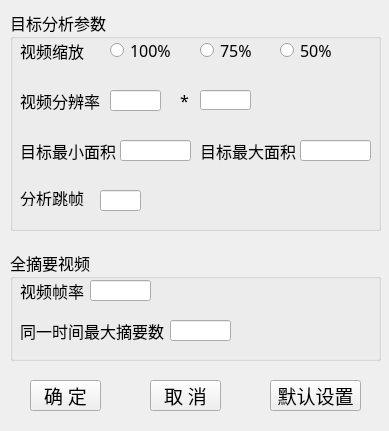
<?xml version="1.0" encoding="UTF-8"?>
<ui version="4.0">
 <class>setting_ui</class>
 <widget class="QWidget" name="setting_ui">
  <property name="geometry">
   <rect>
    <x>0</x>
    <y>0</y>
    <width>389</width>
    <height>431</height>
   </rect>
  </property>
  <property name="font">
   <font>
    <family>宋体</family>
    <pointsize>14</pointsize>
   </font>
  </property>
  <property name="windowTitle">
   <string>设置</string>
  </property>
  <property name="windowIcon">
   <iconset resource="mainwindow.qrc">
    <normaloff>:/MainWindow/Resources/setting.png</normaloff>:/MainWindow/Resources/setting.png</iconset>
  </property>
  <widget class="QPushButton" name="ok_pushbutton">
   <property name="geometry">
    <rect>
     <x>30</x>
     <y>380</y>
     <width>71</width>
     <height>31</height>
    </rect>
   </property>
   <property name="text">
    <string>确 定</string>
   </property>
  </widget>
  <widget class="QPushButton" name="cancel_pushbutton">
   <property name="geometry">
    <rect>
     <x>150</x>
     <y>380</y>
     <width>71</width>
     <height>31</height>
    </rect>
   </property>
   <property name="text">
    <string>取 消</string>
   </property>
  </widget>
  <widget class="QPushButton" name="default_pushbutton">
   <property name="geometry">
    <rect>
     <x>270</x>
     <y>380</y>
     <width>91</width>
     <height>31</height>
    </rect>
   </property>
   <property name="text">
    <string>默认设置</string>
   </property>
  </widget>
  <widget class="QGroupBox" name="objectpramGroupBox">
   <property name="geometry">
    <rect>
     <x>10</x>
     <y>10</y>
     <width>371</width>
     <height>221</height>
    </rect>
   </property>
   <property name="font">
    <font>
     <family>宋体</family>
     <pointsize>12</pointsize>
     <italic>false</italic>
    </font>
   </property>
   <property name="title">
    <string>目标分析参数</string>
   </property>
   <widget class="QLabel" name="label">
    <property name="geometry">
     <rect>
      <x>10</x>
      <y>30</y>
      <width>91</width>
      <height>21</height>
     </rect>
    </property>
    <property name="text">
     <string>视频缩放</string>
    </property>
   </widget>
   <widget class="QRadioButton" name="radiobutton100">
    <property name="geometry">
     <rect>
      <x>100</x>
      <y>30</y>
      <width>61</width>
      <height>21</height>
     </rect>
    </property>
    <property name="toolTip">
     <string>以原尺寸对视频进行分析</string>
    </property>
    <property name="text">
     <string>100%</string>
    </property>
   </widget>
   <widget class="QRadioButton" name="radiobutton75">
    <property name="geometry">
     <rect>
      <x>190</x>
      <y>30</y>
      <width>51</width>
      <height>21</height>
     </rect>
    </property>
    <property name="toolTip">
     <string>以原视频尺寸的75%进行分析，加快分析速度</string>
    </property>
    <property name="text">
     <string>75%</string>
    </property>
   </widget>
   <widget class="QRadioButton" name="radiobutton50">
    <property name="geometry">
     <rect>
      <x>270</x>
      <y>30</y>
      <width>51</width>
      <height>21</height>
     </rect>
    </property>
    <property name="toolTip">
     <string>以原视频尺寸的50%进行分析，进一步加快分析速度</string>
    </property>
    <property name="text">
     <string>50%</string>
    </property>
   </widget>
   <widget class="QLineEdit" name="width_lineedit">
    <property name="geometry">
     <rect>
      <x>100</x>
      <y>80</y>
      <width>51</width>
      <height>21</height>
     </rect>
    </property>
   </widget>
   <widget class="QLineEdit" name="height_lineedit">
    <property name="geometry">
     <rect>
      <x>190</x>
      <y>80</y>
      <width>51</width>
      <height>20</height>
     </rect>
    </property>
   </widget>
   <widget class="QLabel" name="label_2">
    <property name="geometry">
     <rect>
      <x>170</x>
      <y>80</y>
      <width>16</width>
      <height>21</height>
     </rect>
    </property>
    <property name="text">
     <string>*</string>
    </property>
   </widget>
   <widget class="QLabel" name="label_3">
    <property name="geometry">
     <rect>
      <x>10</x>
      <y>130</y>
      <width>101</width>
      <height>21</height>
     </rect>
    </property>
    <property name="text">
     <string>目标最小面积</string>
    </property>
   </widget>
   <widget class="QLineEdit" name="min_area_lineedit">
    <property name="geometry">
     <rect>
      <x>110</x>
      <y>130</y>
      <width>71</width>
      <height>21</height>
     </rect>
    </property>
    <property name="text">
     <string/>
    </property>
   </widget>
   <widget class="QLabel" name="label_4">
    <property name="geometry">
     <rect>
      <x>190</x>
      <y>130</y>
      <width>101</width>
      <height>21</height>
     </rect>
    </property>
    <property name="text">
     <string>目标最大面积</string>
    </property>
   </widget>
   <widget class="QLineEdit" name="max_area_lineedit">
    <property name="geometry">
     <rect>
      <x>290</x>
      <y>130</y>
      <width>71</width>
      <height>21</height>
     </rect>
    </property>
    <property name="text">
     <string/>
    </property>
   </widget>
   <widget class="QLabel" name="label_5">
    <property name="geometry">
     <rect>
      <x>10</x>
      <y>80</y>
      <width>81</width>
      <height>21</height>
     </rect>
    </property>
    <property name="text">
     <string>视频分辨率</string>
    </property>
   </widget>
   <widget class="QLabel" name="label_6">
    <property name="geometry">
     <rect>
      <x>10</x>
      <y>180</y>
      <width>71</width>
      <height>16</height>
     </rect>
    </property>
    <property name="text">
     <string>分析跳帧</string>
    </property>
   </widget>
   <widget class="QLineEdit" name="jiange_lineedit">
    <property name="geometry">
     <rect>
      <x>90</x>
      <y>180</y>
      <width>41</width>
      <height>21</height>
     </rect>
    </property>
    <property name="text">
     <string/>
    </property>
   </widget>
  </widget>
  <widget class="QGroupBox" name="groupBox">
   <property name="geometry">
    <rect>
     <x>10</x>
     <y>250</y>
     <width>371</width>
     <height>111</height>
    </rect>
   </property>
   <property name="font">
    <font>
     <pointsize>12</pointsize>
    </font>
   </property>
   <property name="title">
    <string>全摘要视频</string>
   </property>
   <widget class="QLabel" name="label_7">
    <property name="geometry">
     <rect>
      <x>10</x>
      <y>30</y>
      <width>71</width>
      <height>21</height>
     </rect>
    </property>
    <property name="text">
     <string>视频帧率</string>
    </property>
   </widget>
   <widget class="QLineEdit" name="fps_lineedit">
    <property name="geometry">
     <rect>
      <x>80</x>
      <y>30</y>
      <width>61</width>
      <height>21</height>
     </rect>
    </property>
   </widget>
   <widget class="QLabel" name="label_8">
    <property name="geometry">
     <rect>
      <x>10</x>
      <y>70</y>
      <width>151</width>
      <height>21</height>
     </rect>
    </property>
    <property name="text">
     <string>同一时间最大摘要数</string>
    </property>
   </widget>
   <widget class="QLineEdit" name="max_event_num_lineedit">
    <property name="geometry">
     <rect>
      <x>160</x>
      <y>70</y>
      <width>61</width>
      <height>21</height>
     </rect>
    </property>
   </widget>
  </widget>
 </widget>
 <resources>
  <include location="mainwindow.qrc"/>
 </resources>
 <connections/>
</ui>
